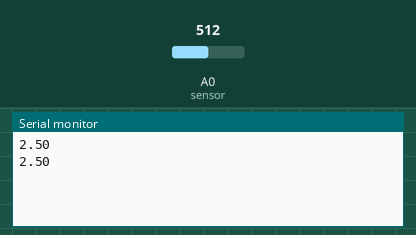
Simulated run of this sketch. Board: Arduino Uno, built with avr-gcc and run on an emulated ATmega328P. On the bench: the last lines printed to the serial monitor. Inputs (shaded band) come from the test bench; at power-on: A0 (sensor) = 512.

Above: at 1.2 s.
1.3 s: A0 (sensor) set to 716
At 1.8 s:
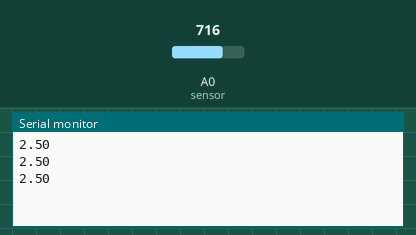
2.8 s: A0 (sensor) set to 900
At 3.6 s:
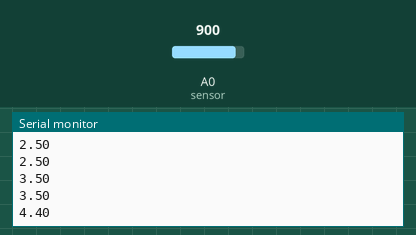
Timing chart, 0 to 5.8 s (numbered marks = the images above; inputs shaded):
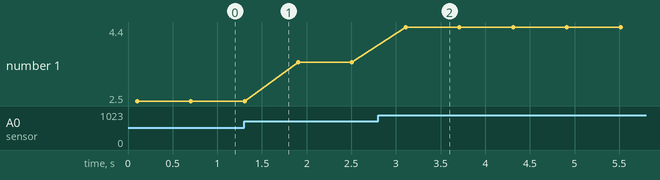

The sketch:

turb_sens_1_2.ino
```cpp
#include <EEPROM.h>
int sensorValue = 0; // Analog sensor value (0-1023)
int sensor_samp = 0; // Averaging variable, sums samples
int n = 10; // Number of samples to average
float voltage = 0.00; // Voltage value derived from analog output (~0-4.5V)
// float Vclear = 4.240; // Calibration variable; voltage at ~0 NTU
// float rel_turb = 00.00; // Relative turbidity value, based on comparison of measured voltage with Vclear

void setup()
{
  Serial.begin(9600); // Baud rate: 9600 bps
  // EEPROM.get(0,Vclear); // Retrieve previous Vclear calibration value
}
void loop()
{
  for (int i=0; i < n; i++)
      {
      sensor_samp += analogRead(A0); // read the input on analog pin 0 (turbidity sensor analog output)
      delay(10);
      }
  sensorValue = sensor_samp / n; // Averages n samples
  voltage = sensorValue * (5.000 / 1023.000); // Convert the analog reading (0 - 1023) to a voltage (~0 - 4.5)
  // rel_turb = 100.00 - (voltage/Vclear)*100.00; // Relative percentage, 0% = ideal clear water
  Serial.println(voltage); // Print out the value
  sensor_samp = 0;
  delay(500); // Repeat every 500ms
}
```

Measured:
- after the input at 2.8 s, the serial monitor: prints a new line after 0.31 s (image 2)
- plotted number 1: 2.5 → 3.5 after the input at 1.3 s, 3.5 → 4.4 after the input at 2.8 s
